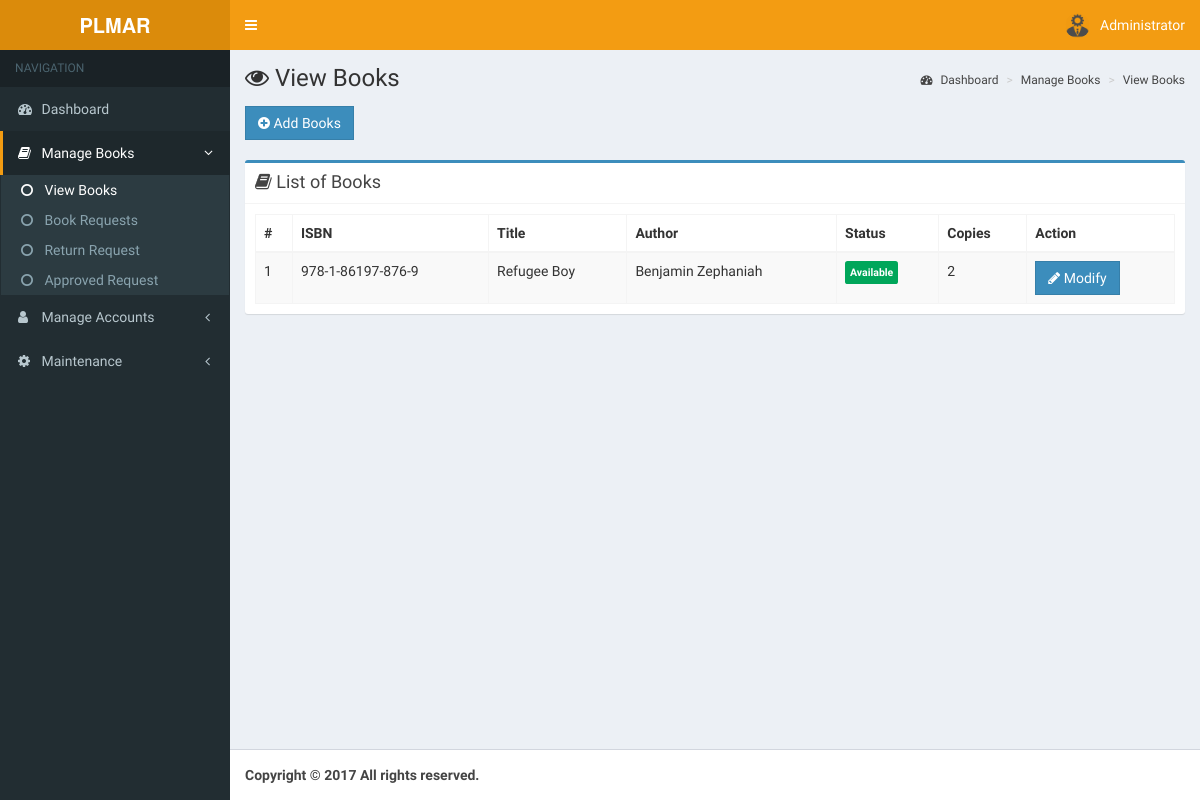
/pages/admin/view-books.php (signed in), run on the app's committed database.
### tables this page shows
CREATE TABLE `pl_account_tbl` (
  `id` int(11) NOT NULL,
  `image` varchar(255) NOT NULL,
  `student_id` varchar(255) NOT NULL,
  `name` varchar(255) NOT NULL,
  `email` varchar(255) NOT NULL,
  `gender` varchar(255) NOT NULL,
  `branch` varchar(255) NOT NULL,
  `year` varchar(255) NOT NULL,
  `section` varchar(255) NOT NULL,
  `username` varchar(255) NOT NULL,
  `password` varchar(255) NOT NULL,
  `role` varchar(255) NOT NULL,
  `date` timestamp NOT NULL DEFAULT CURRENT_TIMESTAMP ON UPDATE CURRENT_TIMESTAMP
);

CREATE TABLE `pl_books_tbl` (
  `id` int(11) NOT NULL,
  `isbn` varchar(255) NOT NULL,
  `title` varchar(255) NOT NULL,
  `category` varchar(255) NOT NULL,
  `author` varchar(255) NOT NULL,
  `publisher` varchar(255) NOT NULL,
  `description` varchar(1000) NOT NULL,
  `status` varchar(255) NOT NULL,
  `copies` int(11) NOT NULL,
  `requesting` int(11) NOT NULL,
  `published_date` varchar(255) NOT NULL
);

### pages/admin/view-books.php (the view, shortened to what this page needs)
<?php
include '../../functions/functions.php';
$query = $db->query("SELECT * FROM pl_account_tbl WHERE id = ".$_SESSION['admin']);
$row = $query->fetch_object();
$name = $row->name;
$image = $row->image;
?>
<!DOCTYPE html>
<html>
<head>
  <link rel="stylesheet" href="../../bootstrap/css/bootstrap.min.css">
  <link rel="stylesheet" href="https://cdnjs.cloudflare.com/ajax/libs/font-awesome/4.5.0/css/font-awesome.min.css">
  <link rel="stylesheet" href="https://cdnjs.cloudflare.com/ajax/libs/ionicons/2.0.1/css/ionicons.min.css">
  <link rel="stylesheet" href="../../dist/css/AdminLTE.min.css">
  <link rel="stylesheet" href="../../plugins/select2/select2.min.css">
  <link rel="stylesheet" href="../../dist/css/skins/skin-yellow.min.css">
  <link rel="stylesheet" type="text/css" href="../../dist/sweetalert/dist/sweetalert.css">
  <link rel="stylesheet" type="text/css" href="../../dist/sweetalert/themes/twitter/twitter.css">
  <link href="../../plugins/datatables.net-bs/css/dataTables.bootstrap.min.css" rel="stylesheet">
  <link href="../../plugins/datatables.net-buttons-bs/css/buttons.bootstrap.min.css" rel="stylesheet">
  <link href="../../plugins/datatables.net-fixedheader-bs/css/fixedHeader.bootstrap.min.css" rel="stylesheet">
  <link href="../../plugins/datatables.net-responsive-bs/css/responsive.bootstrap.min.css" rel="stylesheet">
  <link href="../../plugins/datatables.net-scroller-bs/css/scroller.bootstrap.min.css" rel="stylesheet">
</head>
<body class="hold-transition skin-yellow sidebar-mini">
<div class="wrapper">
  <header class="main-header">
    <a class="logo">
      <span class="logo-lg"><b>PLMAR</b></span>
    </a>
    <nav class="navbar navbar-static-top" role="navigation">
      <a href="#" class="sidebar-toggle" data-toggle="offcanvas" role="button">
      </a>
      <div class="navbar-custom-menu">
        <ul class="nav navbar-nav">
          <li class="dropdown user user-menu">
            <a href="#" class="dropdown-toggle" data-toggle="dropdown">
              <img src="../../<?php echo $image?>" class="user-image" alt="User Image">
              <span class="hidden-xs"><?php echo$name?></span>
            </a>
          </li>
        </ul>
      </div>
    </nav>
  </header>
  <aside class="main-sidebar">
    <section class="sidebar">
      <ul class="sidebar-menu">
        <li class="header">NAVIGATION</li>
        <li ><a href="dashboard.php"><i class="fa fa-dashboard"></i> <span>Dashboard</span></a></li>
        <li class="treeview active">
          <a href="#">
            <i class="fa fa-book"></i> <span> Manage Books</span>
            <span class="pull-right-container">
              <i class="fa fa-angle-left pull-right"></i>
            </span>
          </a>
          <ul class="treeview-menu">
            <li class="active"><a href="view-books.php"><i class="fa fa-circle-o"></i> View Books</a></li>
            <li><a href="book-requests.php"><i class="fa fa-circle-o"></i> Book Requests</a></li>
            <li><a href="return-request.php"><i class="fa fa-circle-o"></i> Return Request</a></li>
            <li><a href="approved-request.php"><i class="fa fa-circle-o"></i> Approved Request</a></li>
          </ul>
        </li>
        <li class="treeview">
          <a href="#">
            <i class="fa fa-user"></i> <span> Manage Accounts</span>
            <span class="pull-right-container">
              <i class="fa fa-angle-left pull-right"></i>
            </span>
          </a>
        </li>
        <li class="treeview">
          <a href="#">
            <i class="fa fa-gear"></i> <span> Maintenance</span>
            <span class="pull-right-container">
              <i class="fa fa-angle-left pull-right"></i>
            </span>
          </a>
        </li>
      </ul>
    </section>
  </aside>
  <div class="content-wrapper">
    <section class="content-header">
      <h1><i class="fa fa-eye"></i> View Books</h1>
      <ol class="breadcrumb">
        <li><a href="#"><i class="fa fa-dashboard"></i> Dashboard</a></li>
        <li><a href="#">Manage Books</a></li>
        <li class="active"><a href="#">View Books</a></li>
      </ol>
    </section>
    <section class="content">
    <div class="row">
      <div class="col-md-12 col-xs-12">
        <a href="add-books.php" class="btn btn-primary flat"><i class="fa fa-plus-circle"></i> Add Books</a>
      </div>
    </div>
    <br>
    <div class="row">
        <div class="col-md-12 col-xs-12">
          <div class="box box-primary">
            <div class="box-header with-border">
              <h3 class="box-title"><i class="fa fa-book"></i> List of Books</h3>
            </div>
              <div class="box-body">
                <table id="datatable-responsive" class="table table-striped table-bordered dt-responsive nowrap" cellspacing="0" width="100%">
                      <thead>
                        <tr>
                          <th>#</th>
                          <th>ISBN</th>
                          <th>Title</th>
                          <th>Author</th>
                          <th>Status</th>
                          <th>Copies</th>
                          <th>Action</th>
                        </tr>
                      </thead>
                      <tbody>
                         <?php
                            global $db;
                            $sql = "SELECT * FROM pl_books_tbl";
                            $i = 1;
                            $query = $db->query($sql);
                            $check = $query->num_rows;
                            if($check < 1) {
                              echo '<td colspan=6><div class="alert alert-danger flat">No record found.</div></td>';
                            } else {
                            while ($row = $query->fetch_object()) {
                              $stat = $row->status;
                              if($stat == 'Unavailable') {
                                $status = '<label style="padding:5px" class="label label-danger">Unavailable</label>';
                              } else {
                                $status = '<label style="padding:5px" class="label label-success">Available</label>';
                              }
                              echo
                              '
                              <tr>
                              <td>'.$i++.'</td>
                              <td>'.$row->isbn.'</td>
                              <td>'.$row->title.'</td>
                              <td>'.$row->author.'</td>
                              <td>'.$status.'</td>
                              <td>'.$row->copies.'</td>
                              <td>
                              <a href="modify-books.php?id='.$row->id.'"
                              class="btn btn-primary flat"><i class="fa fa-pencil"></i> Modify </a></td>
                              </tr>
                              ';
                            }
                          }
                         ?>
                      </tbody>
                    </table>
              </div>
          </div>
          </div>
    </div>
    </section>
  </div>
  <footer class="main-footer">
    <strong>Copyright &copy; <?php echo date('Y')?> All rights reserved.
  </footer>
</div>
</body>
</html>

### data on the page
pl_account_tbl: image (picture), name "Administrator"
pl_books_tbl: isbn "978-1-86197-876-9", title "Refugee Boy", author "Benjamin Zephaniah", status "Available", copies "2"
